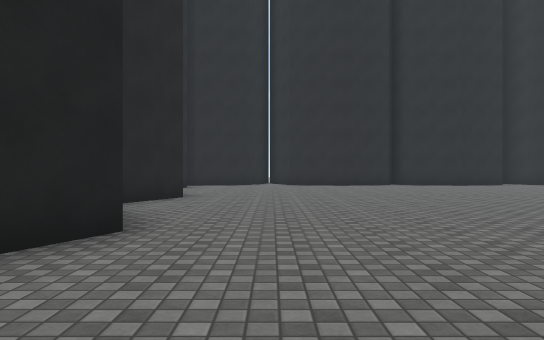
view 1 (above)

24 first-person views from a walk through a scene from a Unity 3-D project. The camera is 1.2 m above the floor, looks level and sees 70° across. The floor is counted in squares, 2 m on a side. Each view is taken from the middle of a square. On the plan, view 1 faces up. The plan holds only what a view shows up to about 11 squares ahead; the rest is blank. The place goes on beyond the plan. The player is left out. Some animated figures are left out. Some surface patterns are stand-ins.

view 2
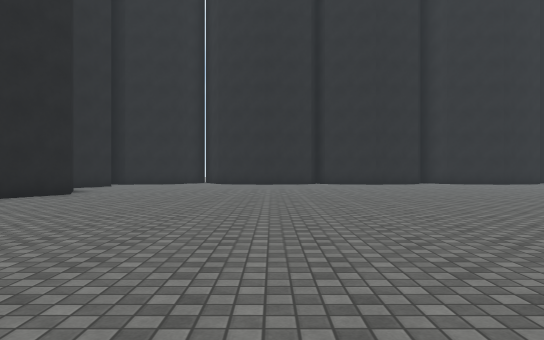

view 3
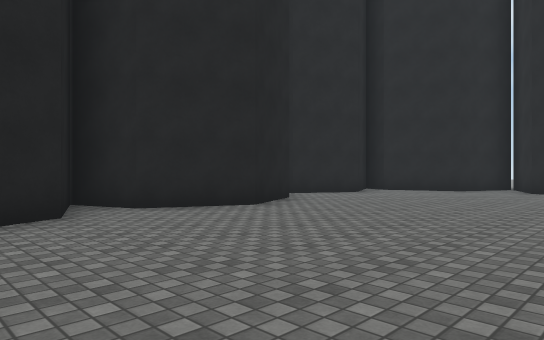

view 4
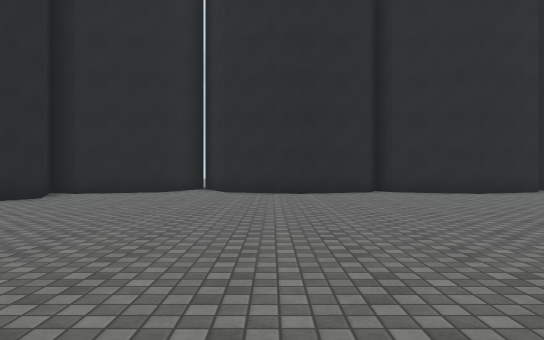

view 5
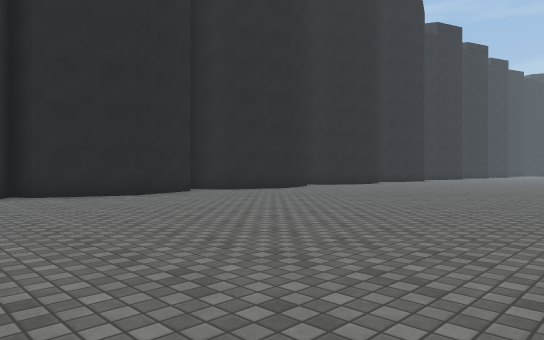

view 6
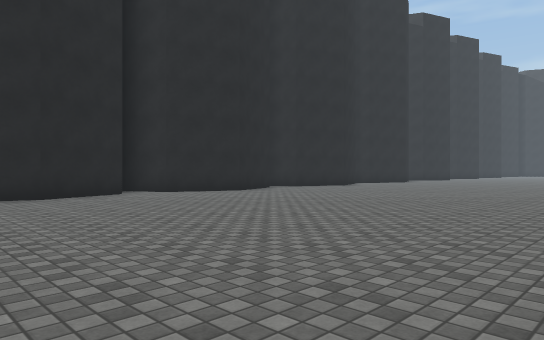

view 7
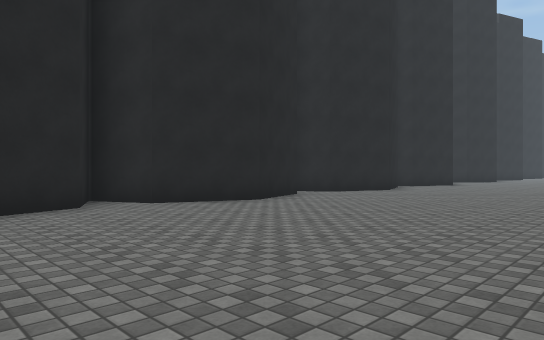

view 8
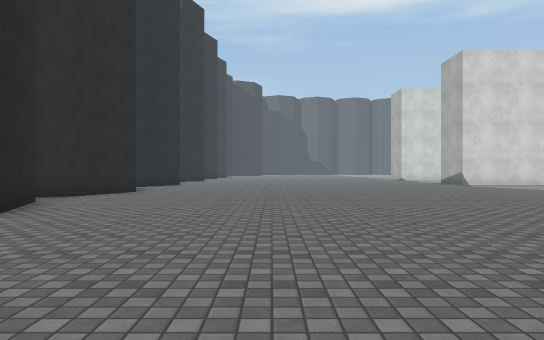

view 9
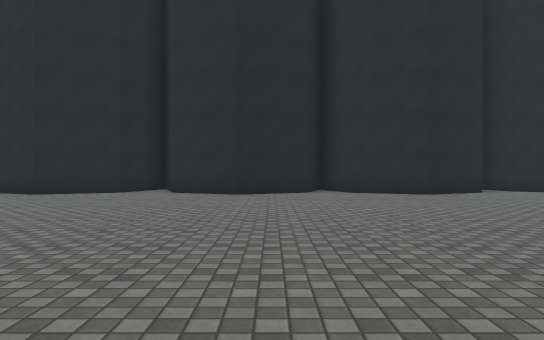

view 10
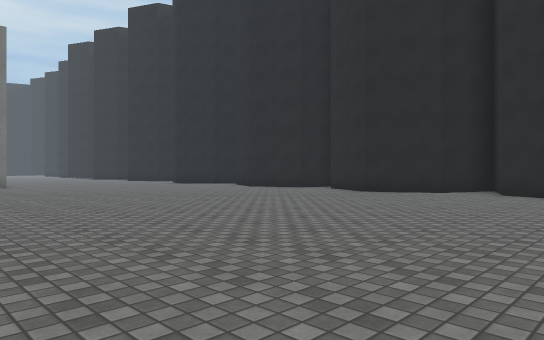

view 11
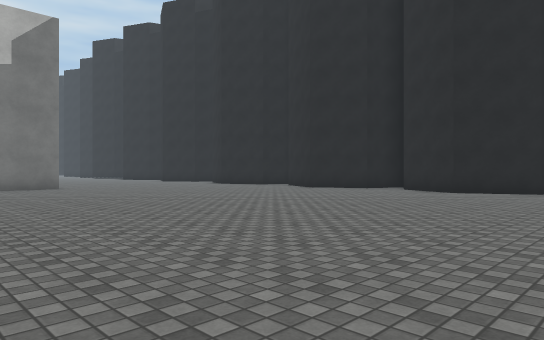

view 12
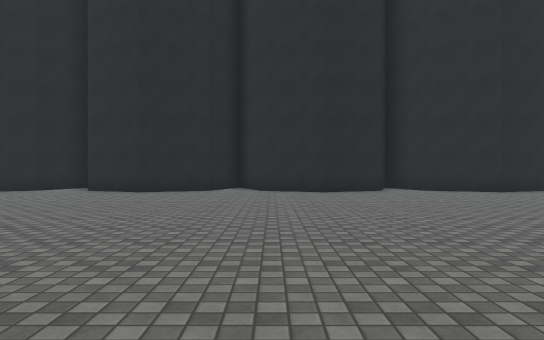

view 13
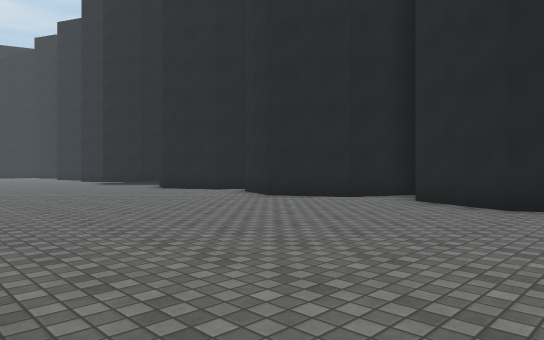

view 14
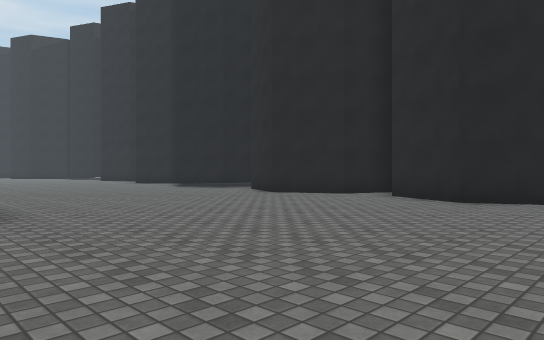

view 15
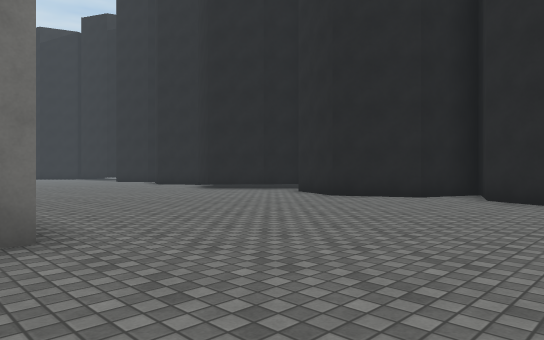

view 16
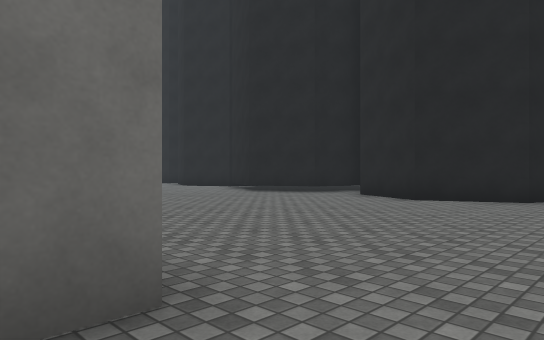

view 17
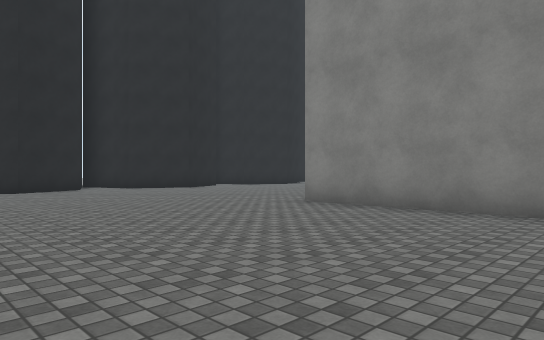

view 18
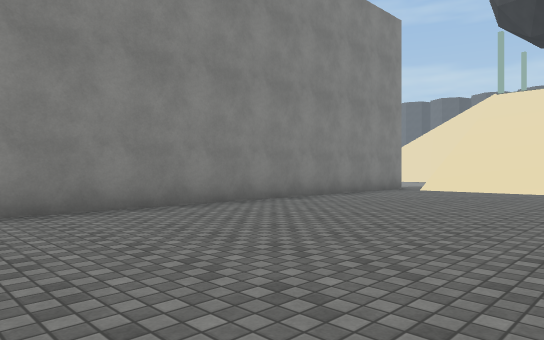

view 19
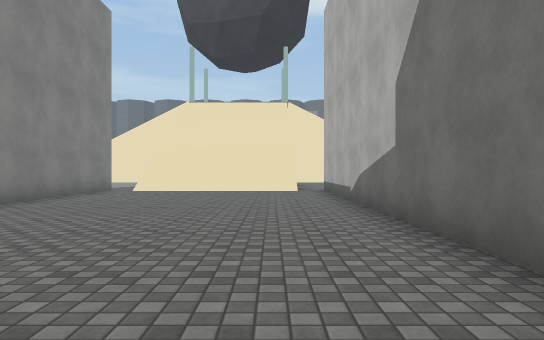

view 20
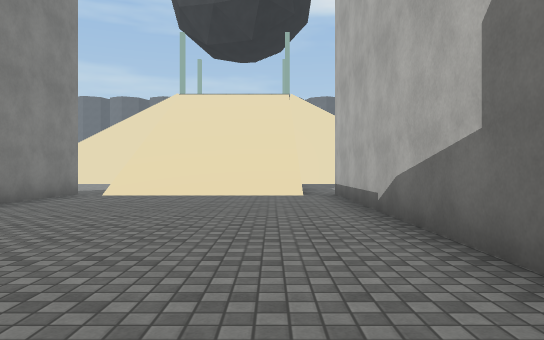

view 21
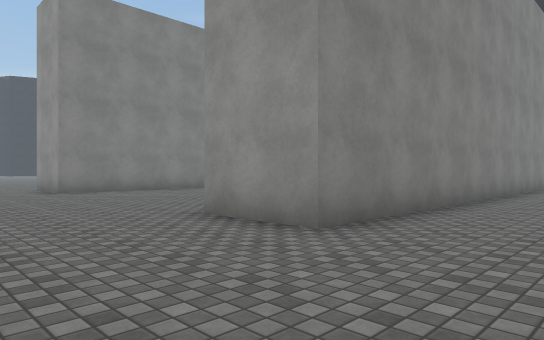

view 22
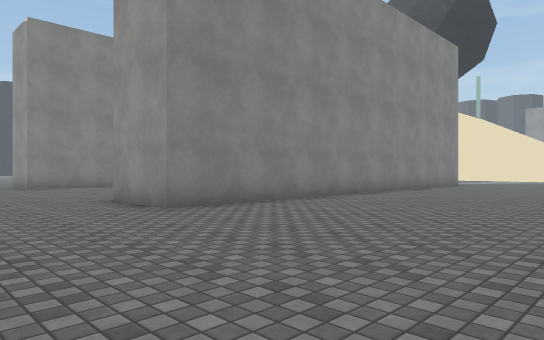

view 23
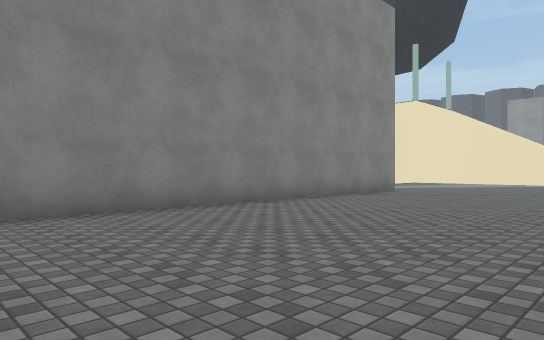

view 24
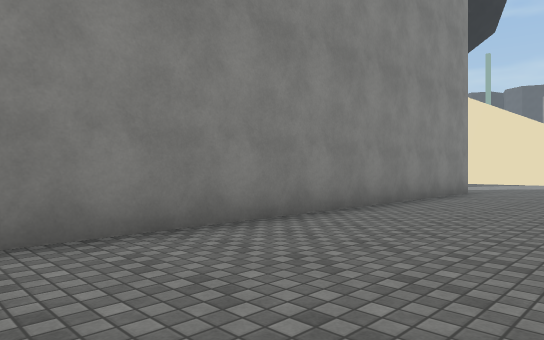

### Floor plan
Points are (right, up) in squares from view 1. A wall is a line through its corners. A room is listed if a view was taken in it or the views show most of it. See-through windows are left out.
Room 1 (views 1, 2, 3, 4, 5, 6, 7, 8, 9, 10, 11, 12, 13, 14, 15, 16, 17, 18, 19, 20, 21, 22, 23, 24)
walls: (-2, -9.4) (-1.5, -10.6) (-2, -11.8); (-2, -14.4) (-1.5, -15.6) (-2.3, -17.4); (17.6, -17.2) (5.1, -17.2) (5.1, -15.5); (-4.2, -3.3) (-2.3, -4) (-1.5, -5.8) (-2, -7); (-3, 1.2) (-2.3, 0.9) (-1.5, -0.8) (-2.3, -2.6) (-3.5, -3.1); (8.1, -23.6) (17.6, -23.6); (-4.1, -18.1) (-2.3, -18.8) (-1.5, -20.6) (-2.3, -22.4) (-4.1, -23) (-2.3, -23.7) (-1.5, -25.4) (-2.3, -27.3); (-3.7, 6.1) (-2.3, 5.6) (-1.5, 3.8) (-2.3, 2) (-3, 1.8); (17.5, -25.5) (5.1, -25.5) (5.1, -23.6) (5.8, -23.6); (-2.8, 10.3) (-2, 8.6) (-2.8, 6.8); (14.4, 15.5) (12.4, 14.8) (10.4, 15.5) (9.9, 16.6); (17.8, 14.7) (15.8, 15.5) (15.4, 16.1); (9.7, 16.5) (9.2, 15.5) (7.2, 14.8) (5.2, 15.5) (5, 16.1) (4.7, 15.5) (2.7, 14.8) (0.7, 15.5) (0.2, 16.5); (-3.3, -28.2) (-2.3, -28.6) (-1.7, -29.8); (-0.7, 16.1) (-1, 15.5) (-2.9, 14.8) (-3.7, 15) (-2.9, 13.2) (-3.7, 11.4)

Where each view was taken, in squares from view 1:
view 1: 0 up, 0 right, facing up
view 2: 1 down, 3 right, facing up
view 3: 4 up, 3 right, facing up-left
view 4: 5 up, 2 right, facing up
view 5: 6 up, 3 right, facing up-right
view 6: 6 up, 5 right, facing up-right
view 7: 9 up, 7 right, facing up-right
view 8: 11 up, 7 right, facing right
view 9: 0 up, 8 right, facing left
view 10: 0 up, 8 right, facing down-left
view 11: 2 down, 9 right, facing down-left
view 12: 12 down, 9 right, facing left
view 13: 14 down, 5 right, facing down-left
view 14: 18 down, 6 right, facing down-left
view 15: 20 down, 6 right, facing down-left
view 16: 22 down, 6 right, facing down-left
view 17: 23 down, 10 right, facing up-left
view 18: 23 down, 6 right, facing up-right
view 19: 22 down, 6 right, facing right
view 20: 22 down, 8 right, facing right
view 21: 28 down, 2 right, facing up-right
view 22: 31 down, 2 right, facing up-right
view 23: 31 down, 7 right, facing up-right
view 24: 29 down, 7 right, facing up-right
